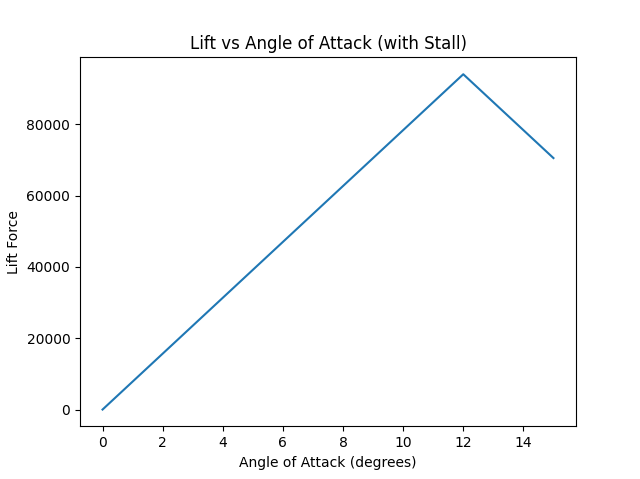

Python code for this plot:
import matplotlib.pyplot as plt

rho = 1.225
velocity = 80
wing_area = 20

angles = range(0, 16)  # 0 to 15 degrees
lift_values = []

for angle in angles:
    if angle <= 12:
        Cl = 0.1 * angle
    else:
        Cl = 1.2 - 0.1 * (angle - 12)  # stall behavior
    
    lift = 0.5 * rho * velocity**2 * wing_area * Cl
    lift_values.append(lift)

plt.plot(angles, lift_values)

plt.xlabel("Angle of Attack (degrees)")
plt.ylabel("Lift Force")
plt.title("Lift vs Angle of Attack (with Stall)")

plt.show()
